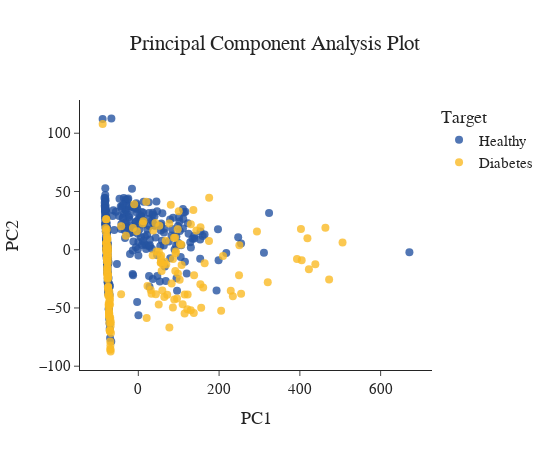

Notebook source saved alongside this figure:
### Markdown cell above
For the next task, principal component analysis will be executed so as to reduce the dimensionality of the of our dataset.

### Code cell
# Specify features and target
features_rm = ['ID', 'Outcome']
target = ['Outcome']

class_names = {
    0: "Healthy",
    1: "Diabetes"
}

# Create PCA plot
pca_fig = pca_plot(data, features_rm=features_rm, target=target, class_names=class_names,
                   title='Principal Component Analysis Plot')
pca_fig.show()

### Figure 1 — Plotly figure (JSON) as saved in the notebook; plotly's stock layout.template omitted (floating-point values rounded to 4 significant figures; data arrays with more than 128 entries replaced by an {"elided": "..."} marker saying what was removed)
{"data": [{"hoverinfo": "text", "marker": {"color": "#2554a1", "opacity": 0.8, "size": 8}, "mode": "markers", "name": "Healthy", "text": {"elided": "329 int values"}, "type": "scatter", "x": {"elided": "329 float values"}, "y": {"elided": "329 float values"}}, {"hoverinfo": "text", "marker": {"color": "#faba25", "opacity": 0.8, "size": 8}, "mode": "markers", "name": "Diabetes", "text": {"elided": "177 int values"}, "type": "scatter", "x": {"elided": "177 float values"}, "y": {"elided": "177 float values"}}], "layout": {"font": {"family": "Arial", "size": 15}, "height": 450, "legend": {"title": {"text": "Target"}}, "title": {"text": "Principal Component Analysis Plot", "x": 0.5}, "width": 550, "xaxis": {"title": {"text": "PC1"}}, "yaxis": {"title": {"text": "PC2"}}}}
